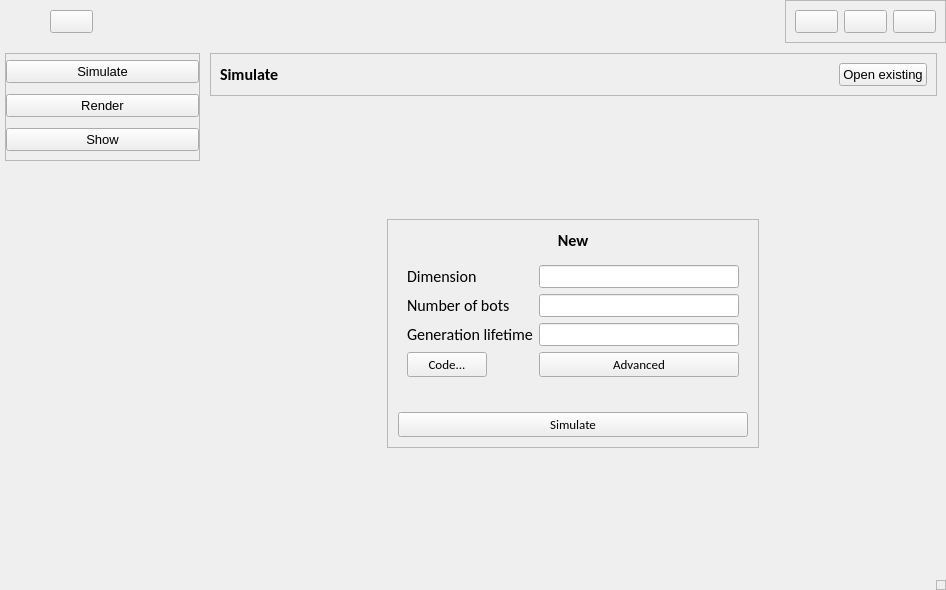
<?xml version="1.0" encoding="UTF-8"?>
<ui version="4.0">
 <class>MainWindow</class>
 <widget class="QMainWindow" name="MainWindow">
  <property name="geometry">
   <rect>
    <x>0</x>
    <y>0</y>
    <width>946</width>
    <height>590</height>
   </rect>
  </property>
  <property name="minimumSize">
   <size>
    <width>0</width>
    <height>0</height>
   </size>
  </property>
  <property name="maximumSize">
   <size>
    <width>16777215</width>
    <height>16777215</height>
   </size>
  </property>
  <property name="font">
   <font>
    <pointsize>10</pointsize>
   </font>
  </property>
  <property name="windowTitle">
   <string>MainWindow</string>
  </property>
  <property name="autoFillBackground">
   <bool>false</bool>
  </property>
  <widget class="QWidget" name="centralwidget">
   <property name="styleSheet">
    <string notr="true"/>
   </property>
   <layout class="QVBoxLayout" name="verticalLayout_2">
    <property name="spacing">
     <number>10</number>
    </property>
    <property name="leftMargin">
     <number>0</number>
    </property>
    <property name="topMargin">
     <number>0</number>
    </property>
    <property name="rightMargin">
     <number>0</number>
    </property>
    <property name="bottomMargin">
     <number>0</number>
    </property>
    <item>
     <widget class="QWidget" name="header" native="true">
      <layout class="QHBoxLayout" name="horizontalLayout_2">
       <property name="spacing">
        <number>0</number>
       </property>
       <property name="leftMargin">
        <number>0</number>
       </property>
       <property name="topMargin">
        <number>0</number>
       </property>
       <property name="rightMargin">
        <number>0</number>
       </property>
       <property name="bottomMargin">
        <number>0</number>
       </property>
       <item>
        <widget class="QLabel" name="logo_label">
         <property name="maximumSize">
          <size>
           <width>50</width>
           <height>50</height>
          </size>
         </property>
         <property name="text">
          <string/>
         </property>
         <property name="pixmap">
          <pixmap resource="../images/resources.qrc">:/images/logo.png</pixmap>
         </property>
         <property name="scaledContents">
          <bool>true</bool>
         </property>
        </widget>
       </item>
       <item alignment="Qt::AlignLeft">
        <widget class="QPushButton" name="menuBtn">
         <property name="cursor">
          <cursorShape>PointingHandCursor</cursorShape>
         </property>
         <property name="text">
          <string/>
         </property>
         <property name="icon">
          <iconset resource="../Qss/icons/_icons.qrc">
           <normaloff>:/feather/Icons/feather/align-justify.png</normaloff>:/feather/Icons/feather/align-justify.png</iconset>
         </property>
         <property name="iconSize">
          <size>
           <width>32</width>
           <height>32</height>
          </size>
         </property>
        </widget>
       </item>
       <item alignment="Qt::AlignRight|Qt::AlignTop">
        <widget class="QFrame" name="frame">
         <property name="frameShape">
          <enum>QFrame::StyledPanel</enum>
         </property>
         <property name="frameShadow">
          <enum>QFrame::Raised</enum>
         </property>
         <layout class="QHBoxLayout" name="horizontalLayout_4">
          <item>
           <widget class="QPushButton" name="minimizeBtn">
            <property name="cursor">
             <cursorShape>PointingHandCursor</cursorShape>
            </property>
            <property name="text">
             <string/>
            </property>
            <property name="icon">
             <iconset resource="../Qss/icons/_icons.qrc">
              <normaloff>:/feather/Icons/feather/minus.png</normaloff>:/feather/Icons/feather/minus.png</iconset>
            </property>
           </widget>
          </item>
          <item>
           <widget class="QPushButton" name="restoreBtn">
            <property name="cursor">
             <cursorShape>PointingHandCursor</cursorShape>
            </property>
            <property name="text">
             <string/>
            </property>
            <property name="icon">
             <iconset resource="../Qss/icons/_icons.qrc">
              <normaloff>:/font_awesome_regular/Icons/font_awesome/regular/window-maximize.png</normaloff>:/font_awesome_regular/Icons/font_awesome/regular/window-maximize.png</iconset>
            </property>
           </widget>
          </item>
          <item>
           <widget class="QPushButton" name="closeBtn">
            <property name="cursor">
             <cursorShape>PointingHandCursor</cursorShape>
            </property>
            <property name="text">
             <string/>
            </property>
            <property name="icon">
             <iconset resource="../Qss/icons/_icons.qrc">
              <normaloff>:/feather/Icons/feather/x.png</normaloff>:/feather/Icons/feather/x.png</iconset>
            </property>
           </widget>
          </item>
         </layout>
        </widget>
       </item>
      </layout>
     </widget>
    </item>
    <item>
     <widget class="QWidget" name="mainBody" native="true">
      <layout class="QHBoxLayout" name="horizontalLayout">
       <property name="spacing">
        <number>10</number>
       </property>
       <property name="leftMargin">
        <number>0</number>
       </property>
       <property name="topMargin">
        <number>0</number>
       </property>
       <property name="rightMargin">
        <number>0</number>
       </property>
       <property name="bottomMargin">
        <number>0</number>
       </property>
       <item>
        <widget class="QCustomSlideMenu" name="sideMenu" native="true">
         <property name="minimumSize">
          <size>
           <width>200</width>
           <height>0</height>
          </size>
         </property>
         <layout class="QVBoxLayout" name="verticalLayout_3">
          <property name="spacing">
           <number>0</number>
          </property>
          <property name="leftMargin">
           <number>5</number>
          </property>
          <property name="topMargin">
           <number>0</number>
          </property>
          <property name="rightMargin">
           <number>0</number>
          </property>
          <property name="bottomMargin">
           <number>0</number>
          </property>
          <item alignment="Qt::AlignTop">
           <widget class="QFrame" name="frame_2">
            <property name="minimumSize">
             <size>
              <width>195</width>
              <height>108</height>
             </size>
            </property>
            <property name="frameShape">
             <enum>QFrame::StyledPanel</enum>
            </property>
            <property name="frameShadow">
             <enum>QFrame::Raised</enum>
            </property>
            <layout class="QVBoxLayout" name="verticalLayout">
             <property name="spacing">
              <number>5</number>
             </property>
             <property name="leftMargin">
              <number>0</number>
             </property>
             <property name="topMargin">
              <number>0</number>
             </property>
             <property name="rightMargin">
              <number>0</number>
             </property>
             <property name="bottomMargin">
              <number>0</number>
             </property>
             <item>
              <widget class="QPushButton" name="simulateBtn">
               <property name="cursor">
                <cursorShape>PointingHandCursor</cursorShape>
               </property>
               <property name="text">
                <string>Simulate</string>
               </property>
               <property name="icon">
                <iconset resource="../Qss/icons/_icons.qrc">
                 <normaloff>:/font_awesome_regular/Icons/font_awesome/regular/circle-play.png</normaloff>:/font_awesome_regular/Icons/font_awesome/regular/circle-play.png</iconset>
               </property>
               <property name="iconSize">
                <size>
                 <width>24</width>
                 <height>24</height>
                </size>
               </property>
              </widget>
             </item>
             <item>
              <widget class="QPushButton" name="renderBtn">
               <property name="cursor">
                <cursorShape>PointingHandCursor</cursorShape>
               </property>
               <property name="text">
                <string>Render</string>
               </property>
               <property name="icon">
                <iconset resource="../Qss/icons/_icons.qrc">
                 <normaloff>:/font_awesome_solid/Icons/font_awesome/solid/gears.png</normaloff>:/font_awesome_solid/Icons/font_awesome/solid/gears.png</iconset>
               </property>
               <property name="iconSize">
                <size>
                 <width>24</width>
                 <height>24</height>
                </size>
               </property>
              </widget>
             </item>
             <item>
              <widget class="QPushButton" name="showBtn">
               <property name="cursor">
                <cursorShape>PointingHandCursor</cursorShape>
               </property>
               <property name="text">
                <string>Show</string>
               </property>
               <property name="icon">
                <iconset resource="../Qss/icons/_icons.qrc">
                 <normaloff>:/font_awesome_regular/Icons/font_awesome/regular/eye.png</normaloff>:/font_awesome_regular/Icons/font_awesome/regular/eye.png</iconset>
               </property>
               <property name="iconSize">
                <size>
                 <width>24</width>
                 <height>24</height>
                </size>
               </property>
              </widget>
             </item>
            </layout>
           </widget>
          </item>
         </layout>
        </widget>
       </item>
       <item>
        <widget class="QCustomQStackedWidget" name="stackedWidget">
         <property name="styleSheet">
          <string notr="true"/>
         </property>
         <property name="currentIndex">
          <number>0</number>
         </property>
         <widget class="QWidget" name="simulatePage">
          <property name="styleSheet">
           <string notr="true"/>
          </property>
          <layout class="QVBoxLayout" name="verticalLayout_5">
           <property name="spacing">
            <number>0</number>
           </property>
           <property name="leftMargin">
            <number>0</number>
           </property>
           <property name="topMargin">
            <number>0</number>
           </property>
           <property name="bottomMargin">
            <number>0</number>
           </property>
           <item alignment="Qt::AlignTop">
            <widget class="QFrame" name="frame_3">
             <property name="frameShape">
              <enum>QFrame::StyledPanel</enum>
             </property>
             <property name="frameShadow">
              <enum>QFrame::Raised</enum>
             </property>
             <layout class="QHBoxLayout" name="horizontalLayout_5">
              <item>
               <widget class="QLabel" name="label_page1_simulate">
                <property name="font">
                 <font>
                  <family>Calibri</family>
                  <pointsize>12</pointsize>
                  <weight>75</weight>
                  <bold>true</bold>
                 </font>
                </property>
                <property name="styleSheet">
                 <string notr="true"/>
                </property>
                <property name="text">
                 <string>Simulate</string>
                </property>
                <property name="alignment">
                 <set>Qt::AlignLeading|Qt::AlignLeft|Qt::AlignVCenter</set>
                </property>
               </widget>
              </item>
              <item alignment="Qt::AlignRight">
               <widget class="QPushButton" name="openBtn">
                <property name="maximumSize">
                 <size>
                  <width>16777215</width>
                  <height>16777215</height>
                 </size>
                </property>
                <property name="cursor">
                 <cursorShape>PointingHandCursor</cursorShape>
                </property>
                <property name="text">
                 <string>Open existing</string>
                </property>
                <property name="icon">
                 <iconset resource="../Qss/icons/_icons.qrc">
                  <normaloff>:/font_awesome_regular/Icons/font_awesome/regular/folder-open.png</normaloff>:/font_awesome_regular/Icons/font_awesome/regular/folder-open.png</iconset>
                </property>
               </widget>
              </item>
             </layout>
            </widget>
           </item>
           <item>
            <spacer name="verticalSpacer_2">
             <property name="orientation">
              <enum>Qt::Vertical</enum>
             </property>
             <property name="sizeHint" stdset="0">
              <size>
               <width>20</width>
               <height>40</height>
              </size>
             </property>
            </spacer>
           </item>
           <item alignment="Qt::AlignHCenter">
            <widget class="QFrame" name="frame_4">
             <property name="sizePolicy">
              <sizepolicy hsizetype="Expanding" vsizetype="Expanding">
               <horstretch>0</horstretch>
               <verstretch>0</verstretch>
              </sizepolicy>
             </property>
             <property name="frameShape">
              <enum>QFrame::StyledPanel</enum>
             </property>
             <property name="frameShadow">
              <enum>QFrame::Raised</enum>
             </property>
             <layout class="QVBoxLayout" name="verticalLayout_4">
              <property name="spacing">
               <number>5</number>
              </property>
              <property name="leftMargin">
               <number>10</number>
              </property>
              <property name="topMargin">
               <number>10</number>
              </property>
              <property name="rightMargin">
               <number>10</number>
              </property>
              <property name="bottomMargin">
               <number>10</number>
              </property>
              <item>
               <widget class="QLabel" name="label_simulate_new">
                <property name="font">
                 <font>
                  <family>Calibri</family>
                  <pointsize>12</pointsize>
                  <weight>75</weight>
                  <bold>true</bold>
                 </font>
                </property>
                <property name="styleSheet">
                 <string notr="true"/>
                </property>
                <property name="text">
                 <string>&lt;html&gt;&lt;head/&gt;&lt;body&gt;&lt;p&gt;New&lt;/p&gt;&lt;/body&gt;&lt;/html&gt;</string>
                </property>
                <property name="alignment">
                 <set>Qt::AlignCenter</set>
                </property>
               </widget>
              </item>
              <item alignment="Qt::AlignHCenter|Qt::AlignVCenter">
               <widget class="QFrame" name="formFrame">
                <property name="minimumSize">
                 <size>
                  <width>350</width>
                  <height>0</height>
                 </size>
                </property>
                <layout class="QFormLayout" name="formLayout">
                 <item row="4" column="0">
                  <widget class="QLabel" name="label_3">
                   <property name="styleSheet">
                    <string notr="true"/>
                   </property>
                   <property name="text">
                    <string/>
                   </property>
                  </widget>
                 </item>
                 <item row="0" column="0">
                  <widget class="QLabel" name="dimensionLabel">
                   <property name="font">
                    <font>
                     <family>Calibri</family>
                     <pointsize>12</pointsize>
                    </font>
                   </property>
                   <property name="styleSheet">
                    <string notr="true"/>
                   </property>
                   <property name="text">
                    <string>Dimension</string>
                   </property>
                  </widget>
                 </item>
                 <item row="0" column="1">
                  <widget class="QLineEdit" name="dimensionLineEdit">
                   <property name="styleSheet">
                    <string notr="true"/>
                   </property>
                  </widget>
                 </item>
                 <item row="1" column="0">
                  <widget class="QLabel" name="numberOfBotsLabel">
                   <property name="font">
                    <font>
                     <family>Calibri</family>
                     <pointsize>12</pointsize>
                    </font>
                   </property>
                   <property name="styleSheet">
                    <string notr="true"/>
                   </property>
                   <property name="text">
                    <string>Number of bots</string>
                   </property>
                  </widget>
                 </item>
                 <item row="1" column="1">
                  <widget class="QLineEdit" name="numberOfBotsLineEdit">
                   <property name="styleSheet">
                    <string notr="true"/>
                   </property>
                  </widget>
                 </item>
                 <item row="2" column="0">
                  <widget class="QLabel" name="generationLifetimeLabel">
                   <property name="font">
                    <font>
                     <family>Calibri</family>
                     <pointsize>12</pointsize>
                    </font>
                   </property>
                   <property name="styleSheet">
                    <string notr="true"/>
                   </property>
                   <property name="text">
                    <string>Generation lifetime</string>
                   </property>
                  </widget>
                 </item>
                 <item row="2" column="1">
                  <widget class="QLineEdit" name="generationLifetimeLineEdit">
                   <property name="styleSheet">
                    <string notr="true"/>
                   </property>
                  </widget>
                 </item>
                 <item row="3" column="0">
                  <widget class="QPushButton" name="button_simulate_code">
                   <property name="font">
                    <font>
                     <family>Calibri</family>
                     <pointsize>10</pointsize>
                    </font>
                   </property>
                   <property name="cursor">
                    <cursorShape>PointingHandCursor</cursorShape>
                   </property>
                   <property name="styleSheet">
                    <string notr="true"/>
                   </property>
                   <property name="text">
                    <string>Code...</string>
                   </property>
                   <property name="icon">
                    <iconset resource="../Qss/icons/_icons.qrc">
                     <normaloff>:/feather/Icons/feather/code.png</normaloff>:/feather/Icons/feather/code.png</iconset>
                   </property>
                  </widget>
                 </item>
                 <item row="3" column="1">
                  <widget class="QPushButton" name="button_simulate_advanced">
                   <property name="font">
                    <font>
                     <family>Calibri</family>
                     <pointsize>10</pointsize>
                    </font>
                   </property>
                   <property name="cursor">
                    <cursorShape>PointingHandCursor</cursorShape>
                   </property>
                   <property name="styleSheet">
                    <string notr="true"/>
                   </property>
                   <property name="text">
                    <string>Advanced</string>
                   </property>
                   <property name="icon">
                    <iconset resource="../Qss/icons/_icons.qrc">
                     <normaloff>:/font_awesome_solid/Icons/font_awesome/solid/sliders.png</normaloff>:/font_awesome_solid/Icons/font_awesome/solid/sliders.png</iconset>
                   </property>
                  </widget>
                 </item>
                </layout>
               </widget>
              </item>
              <item>
               <widget class="QPushButton" name="button_simulate_simulate">
                <property name="font">
                 <font>
                  <family>Calibri</family>
                  <pointsize>10</pointsize>
                 </font>
                </property>
                <property name="cursor">
                 <cursorShape>PointingHandCursor</cursorShape>
                </property>
                <property name="styleSheet">
                 <string notr="true"/>
                </property>
                <property name="text">
                 <string>Simulate</string>
                </property>
                <property name="icon">
                 <iconset resource="../Qss/icons/_icons.qrc">
                  <normaloff>:/feather/Icons/feather/play-circle.png</normaloff>:/feather/Icons/feather/play-circle.png</iconset>
                </property>
               </widget>
              </item>
             </layout>
            </widget>
           </item>
           <item>
            <spacer name="verticalSpacer">
             <property name="orientation">
              <enum>Qt::Vertical</enum>
             </property>
             <property name="sizeHint" stdset="0">
              <size>
               <width>20</width>
               <height>40</height>
              </size>
             </property>
            </spacer>
           </item>
          </layout>
         </widget>
         <widget class="QWidget" name="renderPage">
          <property name="styleSheet">
           <string notr="true"/>
          </property>
          <layout class="QVBoxLayout" name="verticalLayout_7">
           <property name="spacing">
            <number>0</number>
           </property>
           <property name="leftMargin">
            <number>0</number>
           </property>
           <property name="topMargin">
            <number>0</number>
           </property>
           <property name="rightMargin">
            <number>0</number>
           </property>
           <property name="bottomMargin">
            <number>0</number>
           </property>
           <item alignment="Qt::AlignTop">
            <widget class="QFrame" name="frame_5">
             <property name="frameShape">
              <enum>QFrame::StyledPanel</enum>
             </property>
             <property name="frameShadow">
              <enum>QFrame::Raised</enum>
             </property>
             <layout class="QHBoxLayout" name="horizontalLayout_6">
              <item>
               <widget class="QLabel" name="label_page1_simulate_2">
                <property name="font">
                 <font>
                  <family>Calibri</family>
                  <pointsize>12</pointsize>
                  <weight>75</weight>
                  <bold>true</bold>
                 </font>
                </property>
                <property name="styleSheet">
                 <string notr="true"/>
                </property>
                <property name="text">
                 <string>Render</string>
                </property>
                <property name="alignment">
                 <set>Qt::AlignLeading|Qt::AlignLeft|Qt::AlignVCenter</set>
                </property>
               </widget>
              </item>
             </layout>
            </widget>
           </item>
          </layout>
         </widget>
         <widget class="QWidget" name="showPage">
          <property name="styleSheet">
           <string notr="true"/>
          </property>
          <layout class="QVBoxLayout" name="verticalLayout_6">
           <property name="spacing">
            <number>5</number>
           </property>
           <property name="leftMargin">
            <number>0</number>
           </property>
           <property name="topMargin">
            <number>0</number>
           </property>
           <property name="rightMargin">
            <number>0</number>
           </property>
           <property name="bottomMargin">
            <number>0</number>
           </property>
           <item alignment="Qt::AlignTop">
            <widget class="QFrame" name="frame_6">
             <property name="frameShape">
              <enum>QFrame::StyledPanel</enum>
             </property>
             <property name="frameShadow">
              <enum>QFrame::Raised</enum>
             </property>
             <layout class="QHBoxLayout" name="horizontalLayout_7">
              <item>
               <widget class="QLabel" name="label_page1_simulate_3">
                <property name="font">
                 <font>
                  <family>Calibri</family>
                  <pointsize>12</pointsize>
                  <weight>75</weight>
                  <bold>true</bold>
                 </font>
                </property>
                <property name="styleSheet">
                 <string notr="true"/>
                </property>
                <property name="text">
                 <string>Show</string>
                </property>
                <property name="alignment">
                 <set>Qt::AlignLeading|Qt::AlignLeft|Qt::AlignVCenter</set>
                </property>
               </widget>
              </item>
              <item alignment="Qt::AlignRight">
               <widget class="QPushButton" name="openMediaBtn">
                <property name="maximumSize">
                 <size>
                  <width>16777215</width>
                  <height>16777215</height>
                 </size>
                </property>
                <property name="cursor">
                 <cursorShape>PointingHandCursor</cursorShape>
                </property>
                <property name="text">
                 <string>Open videos</string>
                </property>
                <property name="icon">
                 <iconset resource="../Qss/icons/_icons.qrc">
                  <normaloff>:/font_awesome_regular/Icons/font_awesome/regular/file-video.png</normaloff>:/font_awesome_regular/Icons/font_awesome/regular/file-video.png</iconset>
                </property>
               </widget>
              </item>
             </layout>
            </widget>
           </item>
           <item>
            <widget class="QWidget" name="videoPlayerWidget" native="true">
             <property name="sizePolicy">
              <sizepolicy hsizetype="Preferred" vsizetype="Expanding">
               <horstretch>0</horstretch>
               <verstretch>0</verstretch>
              </sizepolicy>
             </property>
             <layout class="QHBoxLayout" name="videoLayout"/>
            </widget>
           </item>
           <item>
            <widget class="QFrame" name="frame_15">
             <property name="frameShape">
              <enum>QFrame::StyledPanel</enum>
             </property>
             <property name="frameShadow">
              <enum>QFrame::Raised</enum>
             </property>
             <layout class="QHBoxLayout" name="horizontalLayout_8">
              <property name="spacing">
               <number>0</number>
              </property>
              <property name="leftMargin">
               <number>0</number>
              </property>
              <property name="topMargin">
               <number>0</number>
              </property>
              <property name="rightMargin">
               <number>5</number>
              </property>
              <property name="bottomMargin">
               <number>0</number>
              </property>
              <item alignment="Qt::AlignLeft">
               <widget class="QFrame" name="frame_17">
                <property name="maximumSize">
                 <size>
                  <width>194</width>
                  <height>42</height>
                 </size>
                </property>
                <property name="frameShape">
                 <enum>QFrame::StyledPanel</enum>
                </property>
                <property name="frameShadow">
                 <enum>QFrame::Raised</enum>
                </property>
                <layout class="QHBoxLayout" name="horizontalLayout_10">
                 <property name="spacing">
                  <number>10</number>
                 </property>
                 <property name="leftMargin">
                  <number>0</number>
                 </property>
                 <property name="topMargin">
                  <number>0</number>
                 </property>
                 <property name="rightMargin">
                  <number>0</number>
                 </property>
                 <property name="bottomMargin">
                  <number>0</number>
                 </property>
                 <item alignment="Qt::AlignLeft">
                  <widget class="QPushButton" name="playBtn">
                   <property name="cursor">
                    <cursorShape>PointingHandCursor</cursorShape>
                   </property>
                   <property name="text">
                    <string/>
                   </property>
                   <property name="icon">
                    <iconset resource="../Qss/icons/_icons.qrc">
                     <normaloff>:/feather/Icons/feather/play-circle.png</normaloff>:/feather/Icons/feather/play-circle.png</iconset>
                   </property>
                   <property name="iconSize">
                    <size>
                     <width>24</width>
                     <height>24</height>
                    </size>
                   </property>
                   <property name="shortcut">
                    <string>Space</string>
                   </property>
                  </widget>
                 </item>
                 <item alignment="Qt::AlignRight">
                  <widget class="QFrame" name="frame_18">
                   <property name="maximumSize">
                    <size>
                     <width>122</width>
                     <height>40</height>
                    </size>
                   </property>
                   <property name="frameShape">
                    <enum>QFrame::StyledPanel</enum>
                   </property>
                   <property name="frameShadow">
                    <enum>QFrame::Raised</enum>
                   </property>
                   <layout class="QHBoxLayout" name="horizontalLayout_11">
                    <property name="leftMargin">
                     <number>0</number>
                    </property>
                    <property name="topMargin">
                     <number>0</number>
                    </property>
                    <property name="rightMargin">
                     <number>0</number>
                    </property>
                    <property name="bottomMargin">
                     <number>0</number>
                    </property>
                    <item>
                     <widget class="QPushButton" name="prevMediaBtn">
                      <property name="cursor">
                       <cursorShape>PointingHandCursor</cursorShape>
                      </property>
                      <property name="text">
                       <string/>
                      </property>
                      <property name="icon">
                       <iconset resource="../Qss/icons/_icons.qrc">
                        <normaloff>:/feather/Icons/feather/skip-back.png</normaloff>:/feather/Icons/feather/skip-back.png</iconset>
                      </property>
                      <property name="iconSize">
                       <size>
                        <width>24</width>
                        <height>24</height>
                       </size>
                      </property>
                      <property name="shortcut">
                       <string>P</string>
                      </property>
                     </widget>
                    </item>
                    <item>
                     <widget class="QPushButton" name="stopMediaBtn">
                      <property name="cursor">
                       <cursorShape>PointingHandCursor</cursorShape>
                      </property>
                      <property name="text">
                       <string/>
                      </property>
                      <property name="icon">
                       <iconset resource="../Qss/icons/_icons.qrc">
                        <normaloff>:/feather/Icons/feather/stop-circle.png</normaloff>:/feather/Icons/feather/stop-circle.png</iconset>
                      </property>
                      <property name="iconSize">
                       <size>
                        <width>24</width>
                        <height>24</height>
                       </size>
                      </property>
                      <property name="shortcut">
                       <string>S</string>
                      </property>
                     </widget>
                    </item>
                    <item>
                     <widget class="QPushButton" name="nextMediaBtn">
                      <property name="cursor">
                       <cursorShape>PointingHandCursor</cursorShape>
                      </property>
                      <property name="text">
                       <string/>
                      </property>
                      <property name="icon">
                       <iconset resource="../Qss/icons/_icons.qrc">
                        <normaloff>:/feather/Icons/feather/skip-forward.png</normaloff>:/feather/Icons/feather/skip-forward.png</iconset>
                      </property>
                      <property name="iconSize">
                       <size>
                        <width>24</width>
                        <height>24</height>
                       </size>
                      </property>
                      <property name="shortcut">
                       <string>N</string>
                      </property>
                     </widget>
                    </item>
                   </layout>
                  </widget>
                 </item>
                 <item alignment="Qt::AlignHCenter">
                  <widget class="QFrame" name="frame_19">
                   <property name="frameShape">
                    <enum>QFrame::StyledPanel</enum>
                   </property>
                   <property name="frameShadow">
                    <enum>QFrame::Raised</enum>
                   </property>
                   <layout class="QHBoxLayout" name="horizontalLayout_12">
                    <property name="leftMargin">
                     <number>0</number>
                    </property>
                    <property name="topMargin">
                     <number>0</number>
                    </property>
                    <property name="rightMargin">
                     <number>0</number>
                    </property>
                    <property name="bottomMargin">
                     <number>0</number>
                    </property>
                   </layout>
                  </widget>
                 </item>
                 <item alignment="Qt::AlignRight">
                  <widget class="QFrame" name="frame_20">
                   <property name="frameShape">
                    <enum>QFrame::StyledPanel</enum>
                   </property>
                   <property name="frameShadow">
                    <enum>QFrame::Raised</enum>
                   </property>
                   <layout class="QHBoxLayout" name="horizontalLayout_13">
                    <property name="leftMargin">
                     <number>0</number>
                    </property>
                    <property name="topMargin">
                     <number>0</number>
                    </property>
                    <property name="rightMargin">
                     <number>0</number>
                    </property>
                    <property name="bottomMargin">
                     <number>0</number>
                    </property>
                   </layout>
                  </widget>
                 </item>
                </layout>
               </widget>
              </item>
              <item>
               <widget class="QFrame" name="frame_21">
                <property name="frameShape">
                 <enum>QFrame::StyledPanel</enum>
                </property>
                <property name="frameShadow">
                 <enum>QFrame::Raised</enum>
                </property>
                <layout class="QHBoxLayout" name="horizontalLayout_15">
                 <item>
                  <widget class="QLabel" name="playedMediaDuration">
                   <property name="text">
                    <string>--:--</string>
                   </property>
                  </widget>
                 </item>
                 <item>
                  <widget class="QCustomQSlider" name="mediaProgress">
                   <property name="cursor">
                    <cursorShape>PointingHandCursor</cursorShape>
                   </property>
                   <property name="pageStep">
                    <number>1</number>
                   </property>
                   <property name="orientation">
                    <enum>Qt::Horizontal</enum>
                   </property>
                  </widget>
                 </item>
                 <item>
                  <widget class="QLabel" name="totalMediaDuration">
                   <property name="text">
                    <string>--:--</string>
                   </property>
                  </widget>
                 </item>
                </layout>
               </widget>
              </item>
              <item alignment="Qt::AlignRight">
               <widget class="QFrame" name="frame_16">
                <property name="maximumSize">
                 <size>
                  <width>122</width>
                  <height>42</height>
                 </size>
                </property>
                <property name="frameShape">
                 <enum>QFrame::StyledPanel</enum>
                </property>
                <property name="frameShadow">
                 <enum>QFrame::Raised</enum>
                </property>
                <layout class="QHBoxLayout" name="horizontalLayout_9">
                 <property name="spacing">
                  <number>0</number>
                 </property>
                 <property name="leftMargin">
                  <number>0</number>
                 </property>
                 <property name="topMargin">
                  <number>0</number>
                 </property>
                 <property name="rightMargin">
                  <number>0</number>
                 </property>
                 <property name="bottomMargin">
                  <number>0</number>
                 </property>
                 <item>
                  <widget class="QPushButton" name="volumeBtn">
                   <property name="cursor">
                    <cursorShape>PointingHandCursor</cursorShape>
                   </property>
                   <property name="text">
                    <string/>
                   </property>
                   <property name="icon">
                    <iconset resource="../Qss/icons/_icons.qrc">
                     <normaloff>:/feather/Icons/feather/volume-1.png</normaloff>:/feather/Icons/feather/volume-1.png</iconset>
                   </property>
                   <property name="iconSize">
                    <size>
                     <width>24</width>
                     <height>24</height>
                    </size>
                   </property>
                  </widget>
                 </item>
                 <item>
                  <widget class="QCustomQSlider" name="volumeSlider">
                   <property name="cursor">
                    <cursorShape>PointingHandCursor</cursorShape>
                   </property>
                   <property name="maximum">
                    <number>100</number>
                   </property>
                   <property name="pageStep">
                    <number>1</number>
                   </property>
                   <property name="orientation">
                    <enum>Qt::Horizontal</enum>
                   </property>
                  </widget>
                 </item>
                </layout>
               </widget>
              </item>
             </layout>
            </widget>
           </item>
           <item>
            <widget class="QListWidget" name="videoFilesWidget">
             <property name="maximumSize">
              <size>
               <width>16777215</width>
               <height>70</height>
              </size>
             </property>
             <property name="sizeAdjustPolicy">
              <enum>QAbstractScrollArea::AdjustToContents</enum>
             </property>
             <property name="flow">
              <enum>QListView::LeftToRight</enum>
             </property>
             <property name="isWrapping" stdset="0">
              <bool>true</bool>
             </property>
             <property name="spacing">
              <number>5</number>
             </property>
             <property name="wordWrap">
              <bool>true</bool>
             </property>
            </widget>
           </item>
          </layout>
         </widget>
        </widget>
       </item>
      </layout>
     </widget>
    </item>
    <item>
     <widget class="QWidget" name="footer" native="true">
      <layout class="QHBoxLayout" name="horizontalLayout_3">
       <property name="spacing">
        <number>0</number>
       </property>
       <property name="leftMargin">
        <number>0</number>
       </property>
       <property name="topMargin">
        <number>0</number>
       </property>
       <property name="rightMargin">
        <number>0</number>
       </property>
       <property name="bottomMargin">
        <number>0</number>
       </property>
       <item alignment="Qt::AlignRight|Qt::AlignBottom">
        <widget class="QFrame" name="sizeGrip">
         <property name="minimumSize">
          <size>
           <width>10</width>
           <height>10</height>
          </size>
         </property>
         <property name="maximumSize">
          <size>
           <width>10</width>
           <height>10</height>
          </size>
         </property>
         <property name="frameShape">
          <enum>QFrame::StyledPanel</enum>
         </property>
         <property name="frameShadow">
          <enum>QFrame::Raised</enum>
         </property>
        </widget>
       </item>
      </layout>
     </widget>
    </item>
   </layout>
  </widget>
 </widget>
 <customwidgets>
  <customwidget>
   <class>QCustomSlideMenu</class>
   <extends>QWidget</extends>
   <header location="global">Custom_Widgets.QCustomSlideMenu.h</header>
   <container>1</container>
  </customwidget>
  <customwidget>
   <class>QCustomQStackedWidget</class>
   <extends>QStackedWidget</extends>
   <header location="global">Custom_Widgets.QCustomQStackedWidget.h</header>
   <container>1</container>
  </customwidget>
  <customwidget>
   <class>QCustomQSlider</class>
   <extends>QSlider</extends>
   <header location="global">Custom_Widgets.QCustomQSlider.h</header>
  </customwidget>
 </customwidgets>
 <resources>
  <include location="../images/resources.qrc"/>
  <include location="../Qss/icons/_icons.qrc"/>
  <include location="../../../Spinn TV Tut/QMediaPlayer/QSS/QSS_Resources.qrc"/>
 </resources>
 <connections/>
</ui>
